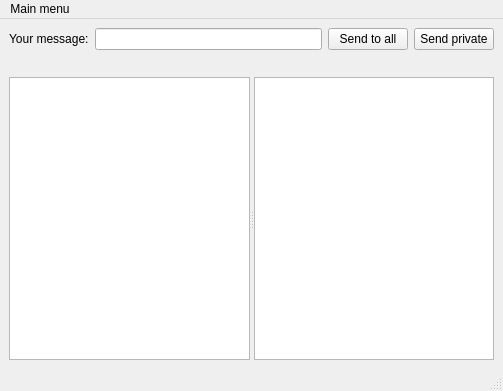
<?xml version="1.0" encoding="UTF-8"?>
<ui version="4.0">
 <class>MainWindow</class>
 <widget class="QMainWindow" name="MainWindow">
  <property name="geometry">
   <rect>
    <x>0</x>
    <y>0</y>
    <width>503</width>
    <height>391</height>
   </rect>
  </property>
  <property name="windowTitle">
   <string>Chat</string>
  </property>
  <widget class="QWidget" name="centralwidget">
   <layout class="QVBoxLayout" name="verticalLayout" stretch="0,0,1">
    <item>
     <layout class="QHBoxLayout" name="horizontalLayout">
      <item>
       <widget class="QLabel" name="label">
        <property name="text">
         <string>Your message:</string>
        </property>
       </widget>
      </item>
      <item>
       <widget class="QLineEdit" name="messageLineEdit"/>
      </item>
      <item>
       <widget class="QPushButton" name="sendMessageButton">
        <property name="text">
         <string>Send to all</string>
        </property>
       </widget>
      </item>
      <item>
       <widget class="QPushButton" name="privateMessageSendButton">
        <property name="text">
         <string>Send private</string>
        </property>
       </widget>
      </item>
     </layout>
    </item>
    <item>
     <widget class="QLabel" name="userNameLabel">
      <property name="font">
       <font>
        <pointsize>10</pointsize>
        <weight>75</weight>
        <bold>true</bold>
       </font>
      </property>
      <property name="text">
       <string/>
      </property>
     </widget>
    </item>
    <item>
     <widget class="QSplitter" name="splitter">
      <property name="orientation">
       <enum>Qt::Horizontal</enum>
      </property>
      <widget class="QTextBrowser" name="commonChatBrowser"/>
      <widget class="QTextBrowser" name="privateChatBrowser"/>
     </widget>
    </item>
   </layout>
  </widget>
  <widget class="QMenuBar" name="menubar">
   <property name="geometry">
    <rect>
     <x>0</x>
     <y>0</y>
     <width>503</width>
     <height>22</height>
    </rect>
   </property>
   <widget class="QMenu" name="menuMain_menu">
    <property name="title">
     <string>Main menu</string>
    </property>
    <addaction name="actionNew_instance"/>
    <addaction name="actionClose"/>
   </widget>
   <addaction name="menuMain_menu"/>
  </widget>
  <widget class="QStatusBar" name="statusbar"/>
  <action name="actionNew_instance">
   <property name="text">
    <string>New instance...</string>
   </property>
  </action>
  <action name="actionClose">
   <property name="text">
    <string>Close</string>
   </property>
  </action>
 </widget>
 <resources/>
 <connections/>
</ui>
